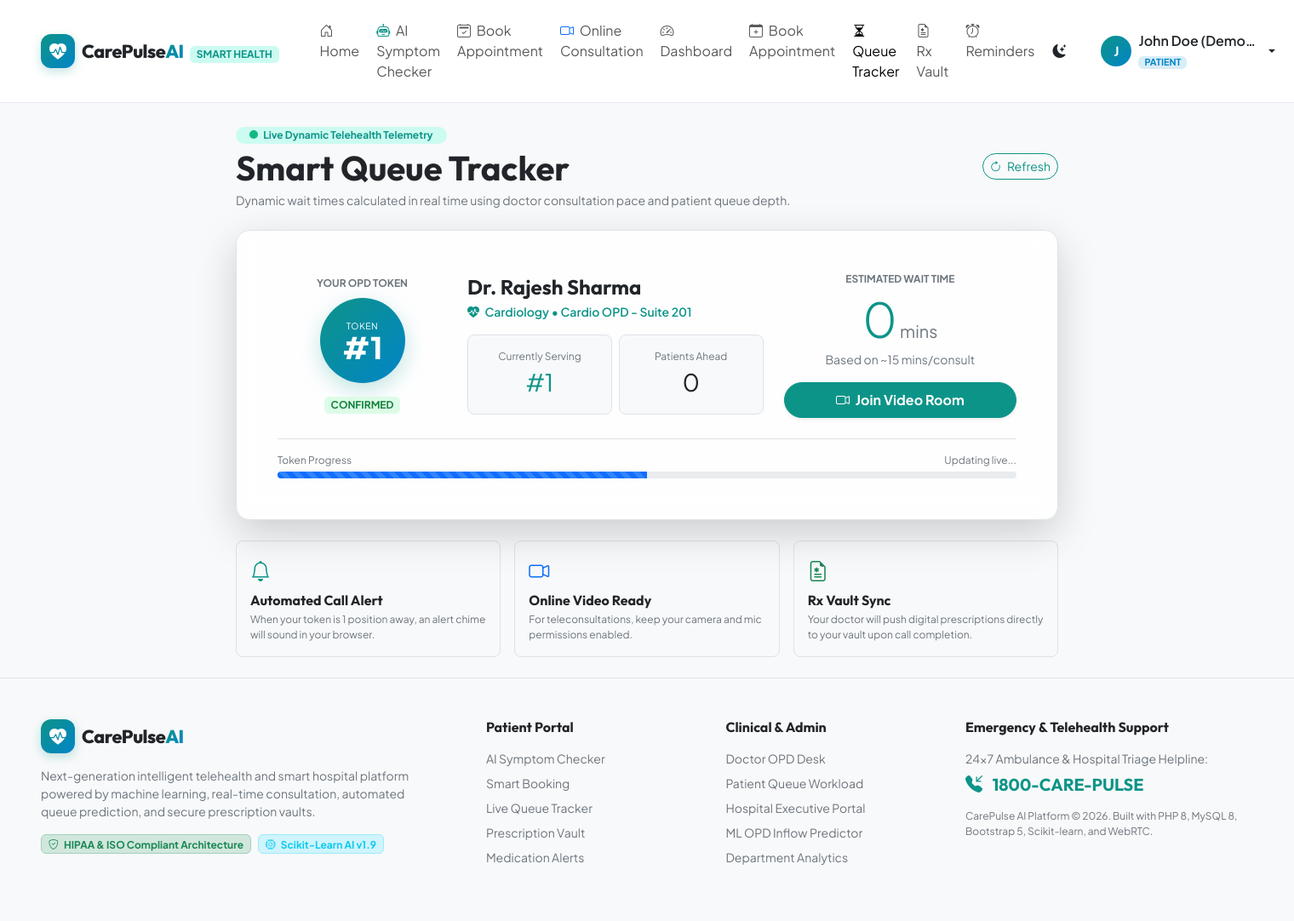
/patient/queue_tracker.php (signed in), run on the app's committed database.
### tables this page shows
CREATE TABLE `users` (
    `id` INT UNSIGNED AUTO_INCREMENT PRIMARY KEY,
    `name` VARCHAR(120) NOT NULL,
    `email` VARCHAR(150) NOT NULL UNIQUE,
    `password_hash` VARCHAR(255) NOT NULL,
    `role` ENUM('patient', 'doctor', 'admin') NOT NULL DEFAULT 'patient',
    `phone` VARCHAR(20) DEFAULT NULL,
    `gender` ENUM('male', 'female', 'other') DEFAULT 'other',
    `dob` DATE DEFAULT NULL,
    `blood_group` VARCHAR(5) DEFAULT NULL,
    `otp_code` VARCHAR(10) DEFAULT NULL,
    `otp_expiry` DATETIME DEFAULT NULL,
    `is_verified` TINYINT(1) NOT NULL DEFAULT 0,
    `status` ENUM('active', 'inactive', 'suspended') NOT NULL DEFAULT 'active',
    `avatar` VARCHAR(255) DEFAULT 'default-avatar.png',
    `created_at` TIMESTAMP DEFAULT CURRENT_TIMESTAMP,
    `updated_at` TIMESTAMP DEFAULT CURRENT_TIMESTAMP ON UPDATE CURRENT_TIMESTAMP,
    INDEX `idx_role` (`role`),
    INDEX `idx_status` (`status`)
);

CREATE TABLE `appointments` (
    `id` INT UNSIGNED AUTO_INCREMENT PRIMARY KEY,
    `appointment_number` VARCHAR(30) NOT NULL UNIQUE,
    `patient_id` INT UNSIGNED NOT NULL,
    `doctor_id` INT UNSIGNED NOT NULL,
    `department_id` INT UNSIGNED NOT NULL,
    `appointment_date` DATE NOT NULL,
    `appointment_time` TIME NOT NULL,
    `appointment_type` ENUM('hospital_visit', 'online_consultation') NOT NULL DEFAULT 'online_consultation',
    `queue_number` INT UNSIGNED NOT NULL DEFAULT 1,
    `status` ENUM('pending_payment', 'confirmed', 'in_consultation', 'completed', 'cancelled') NOT NULL DEFAULT 'pending_payment',
    `symptoms_summary` TEXT DEFAULT NULL,
    `meeting_room_id` VARCHAR(100) DEFAULT NULL,
    `estimated_wait_time` INT UNSIGNED DEFAULT 0,
    `created_at` TIMESTAMP DEFAULT CURRENT_TIMESTAMP,
    `updated_at` TIMESTAMP DEFAULT CURRENT_TIMESTAMP ON UPDATE CURRENT_TIMESTAMP,
    UNIQUE KEY `unique_doctor_slot` (`doctor_id`, `appointment_date`, `appointment_time`),
    FOREIGN KEY (`patient_id`) REFERENCES `users`(`id`) ON DELETE CASCADE,
    FOREIGN KEY (`doctor_id`) REFERENCES `doctor_profiles`(`id`) ON DELETE RESTRICT,
    FOREIGN KEY (`department_id`) REFERENCES `departments`(`id`) ON DELETE RESTRICT,
    INDEX `idx_date_doctor` (`appointment_date`, `doctor_id`),
    INDEX `idx_status` (`status`)
);

CREATE TABLE `departments` (
    `id` INT UNSIGNED AUTO_INCREMENT PRIMARY KEY,
    `name` VARCHAR(100) NOT NULL UNIQUE,
    `code` VARCHAR(20) NOT NULL UNIQUE,
    `icon` VARCHAR(50) DEFAULT 'bi-heart-pulse',
    `description` TEXT DEFAULT NULL,
    `status` ENUM('active', 'inactive') NOT NULL DEFAULT 'active',
    `created_at` TIMESTAMP DEFAULT CURRENT_TIMESTAMP
);

CREATE TABLE `doctor_profiles` (
    `id` INT UNSIGNED AUTO_INCREMENT PRIMARY KEY,
    `user_id` INT UNSIGNED NOT NULL UNIQUE,
    `department_id` INT UNSIGNED NOT NULL,
    `specialization` VARCHAR(150) NOT NULL,
    `experience_years` INT UNSIGNED NOT NULL DEFAULT 1,
    `qualification` VARCHAR(200) NOT NULL DEFAULT 'MBBS, MD',
    `consultation_fee` DECIMAL(10,2) NOT NULL DEFAULT 500.00,
    `room_number` VARCHAR(30) DEFAULT 'Room 101',
    `avg_consult_time_mins` INT UNSIGNED NOT NULL DEFAULT 15,
    `rating` DECIMAL(3,2) NOT NULL DEFAULT 4.80,
    `available_days` VARCHAR(100) DEFAULT 'Mon,Tue,Wed,Thu,Fri,Sat',
    `slot_start_time` TIME NOT NULL DEFAULT '09:00:00',
    `slot_end_time` TIME NOT NULL DEFAULT '17:00:00',
    `slot_duration_mins` INT NOT NULL DEFAULT 20,
    `is_available_online` TINYINT(1) NOT NULL DEFAULT 1,
    `bio` TEXT DEFAULT NULL,
    `created_at` TIMESTAMP DEFAULT CURRENT_TIMESTAMP,
    `updated_at` TIMESTAMP DEFAULT CURRENT_TIMESTAMP ON UPDATE CURRENT_TIMESTAMP,
    FOREIGN KEY (`user_id`) REFERENCES `users`(`id`) ON DELETE CASCADE,
    FOREIGN KEY (`department_id`) REFERENCES `departments`(`id`) ON DELETE RESTRICT
);

### patient/queue_tracker.php (the view, shortened to what the rows shown need)
<?php
require_once __DIR__ . '/../includes/config.php';
require_once __DIR__ . '/../includes/db.php';
require_once __DIR__ . '/../includes/auth.php';
require_once __DIR__ . '/../includes/queue_service.php';
$patientId = Auth::currentUserId();
$appointmentId = (int)($_GET['appointment_id'] ?? 0);
if ($appointmentId <= 0) {
    $activeApt = Database::fetchOne("
        SELECT id FROM appointments
        WHERE patient_id = ? AND appointment_date >= CURDATE() AND status NOT IN ('cancelled', 'completed', 'pending_payment')
        ORDER BY appointment_date ASC, appointment_time ASC LIMIT 1
    ", [$patientId]);
    if ($activeApt) {
        $appointmentId = (int)$activeApt['id'];
    }
}
$appointment = null;
$queueInfo = null;
if ($appointmentId > 0) {
    $appointment = Database::fetchOne("
        SELECT a.*, d.room_number, d.avg_consult_time_mins,
               u.name as doctor_name, u.avatar as doctor_avatar, dep.name as department_name, dep.icon as department_icon
        FROM appointments a
        JOIN doctor_profiles d ON a.doctor_id = d.id
        JOIN users u ON d.user_id = u.id
        JOIN departments dep ON a.department_id = dep.id
        WHERE a.id = ? AND a.patient_id = ?
    ", [$appointmentId, $patientId]);
    if ($appointment) {
        $queueInfo = QueueService::calculateEstimatedWaitTime($appointmentId);
    }
}
require_once __DIR__ . '/../includes/header.php';
?>
<div class="container py-4">
    <div class="row justify-content-center">
        <div class="col-lg-9">
            <div class="d-flex justify-content-between align-items-center mb-4">
                <div>
                    <h2 class="display-6 fw-bold mb-1">Smart Queue Tracker</h2>
                </div>
            </div>
            <?php if (!$appointment): ?>
                <div class="glass-card p-5 text-center">
                    <i class="bi bi-calendar-x text-muted display-4 d-block mb-3"></i>
                    <h4 class="fw-bold">No Active Queue Session Found</h4>
                    <p class="text-secondary small mb-4">You do not have a confirmed appointment in the hospital queue today.</p>
                    <a href="<?= base_url('patient/book_appointment.php') ?>" class="btn btn-teal text-white rounded-pill px-4 py-2 fw-semibold">
                        <i class="bi bi-calendar-plus me-1"></i> Book an Appointment
                    </a>
                </div>
            <?php else: ?>
                <div class="glass-card p-4 p-md-5 mb-4 border border-teal shadow-lg">
                    <div class="row align-items-center g-4 text-center text-md-start">
                        <div class="col-md-3 text-center border-end-md">
                            <span class="text-secondary fs-xs fw-bold text-uppercase d-block mb-2">Your OPD Token</span>
                            <div class="queue-token-circle mx-auto" style="width: 100px; height: 100px;">
                                <span class="token-lbl">TOKEN</span>
                                <span class="token-num" style="font-size: 2.2rem;">#<?= $appointment['queue_number'] ?></span>
                            </div>
                            <span class="badge badge-<?= e($appointment['status']) ?> mt-3 text-uppercase">
                                <?= e(str_replace('_', ' ', $appointment['status'])) ?>
                            </span>
                        </div>
                        <div class="col-md-5">
                            <h4 class="fw-bold mb-1 text-body" id="docNameDisplay"><?= e($appointment['doctor_name']) ?></h4>
                            <p class="text-teal small fw-semibold mb-3">
                                <i class="bi <?= e($appointment['department_icon']) ?> me-1"></i> <?= e($appointment['department_name']) ?> &bull; <?= e($appointment['room_number']) ?>
                            </p>
                            <div class="row g-2">
                                <div class="col-6">
                                    <div class="p-3 rounded-3 bg-body-tertiary border text-center">
                                        <span class="fs-xs text-secondary d-block">Currently Serving</span>
                                        <span class="fs-3 fw-extrabold text-teal" id="liveServingToken">#<?= $queueInfo['current_serving_token'] ?></span>
                                    </div>
                                </div>
                                <div class="col-6">
                                    <div class="p-3 rounded-3 bg-body-tertiary border text-center">
                                        <span class="fs-xs text-secondary d-block">Patients Ahead</span>
                                        <span class="fs-3 fw-extrabold text-body" id="livePatientsAhead"><?= $queueInfo['patients_ahead'] ?></span>
                                    </div>
                                </div>
                            </div>
                        </div>
                        <div class="col-md-4 text-center border-start-md">
                            <span class="text-secondary fs-xs fw-bold text-uppercase d-block mb-1">Estimated Wait Time</span>
                            <div class="display-4 fw-extrabold text-teal mb-1" id="liveWaitTimeDisplay">
                                <?= $queueInfo['estimated_wait_minutes'] ?><span class="fs-5 fw-normal text-secondary"> mins</span>
                            </div>
                            <small class="text-secondary d-block mb-3" id="livePaceNote">Based on ~<?= $appointment['avg_consult_time_mins'] ?> mins/consult</small>
                            <?php if ($appointment['appointment_type'] === 'online_consultation'): ?>
                                <a href="<?= base_url('patient/video_consultation.php?room=' . urlencode($appointment['meeting_room_id'])) ?>" class="btn btn-teal text-white w-100 rounded-pill py-2 fw-bold shadow-sm" id="videoRoomBtn">
                                    <i class="bi bi-camera-video me-1"></i> Join Video Room
                                </a>
                            <?php else: ?>
                                <div class="p-2 rounded-2 bg-body-secondary text-secondary fs-xs text-center">
                                    <i class="bi bi-geo-alt-fill text-teal"></i> Please wait near <?= e($appointment['room_number']) ?>
                                </div>
                            <?php endif; ?>
                        </div>
                    </div>
                    <div class="mt-4 pt-3 border-top">
                        <div class="d-flex justify-content-between text-secondary fs-xs mb-1">
                            <span>Token Progress</span>
                            <span id="queueProgressText">Updating live...</span>
                        </div>
                        <div class="progress" style="height: 8px;">
                            <div class="progress-bar progress-bar-striped progress-bar-animated bg-teal" id="queueProgressBar" style="width: 50%;"></div>
                        </div>
                    </div>
                </div>
                <div class="row g-3">
                    <div class="col-md-4">
                        <div class="p-3 rounded-3 bg-body-tertiary border h-100">
                            <i class="bi bi-bell text-teal fs-4"></i>
                            <h6 class="fw-bold mt-2 mb-1">Automated Call Alert</h6>
                            <p class="text-secondary fs-xs mb-0">When your token is 1 position away, an alert chime will sound in your browser.</p>
                        </div>
                    </div>
                    <div class="col-md-4">
                        <div class="p-3 rounded-3 bg-body-tertiary border h-100">
                            <i class="bi bi-camera-video text-primary fs-4"></i>
                            <h6 class="fw-bold mt-2 mb-1">Online Video Ready</h6>
                            <p class="text-secondary fs-xs mb-0">For teleconsultations, keep your camera and mic permissions enabled.</p>
                        </div>
                    </div>
                    <div class="col-md-4">
                        <div class="p-3 rounded-3 bg-body-tertiary border h-100">
                            <i class="bi bi-file-earmark-medical text-success fs-4"></i>
                            <h6 class="fw-bold mt-2 mb-1">Rx Vault Sync</h6>
                            <p class="text-secondary fs-xs mb-0">Your doctor will push digital prescriptions directly to your vault upon call completion.</p>
                        </div>
                    </div>
                </div>
            <?php endif; ?>
        </div>
    </div>
</div>
<?php require_once __DIR__ . '/../includes/footer.php'; ?>

### includes/header.php (shortened to what the rows shown need)
<?php
require_once __DIR__ . '/config.php';
require_once __DIR__ . '/db.php';
require_once __DIR__ . '/auth.php';
require_once __DIR__ . '/security.php';
$currentUser = Auth::currentUser();
$userRole = Auth::currentUserRole();
?>
<!DOCTYPE html>
<html lang="en" data-bs-theme="light">
<head>
    <link href="https://cdn.jsdelivr.net/npm/bootstrap@5.3.3/dist/css/bootstrap.min.css" rel="stylesheet">
    <link rel="stylesheet" href="https://cdn.jsdelivr.net/npm/bootstrap-icons@1.11.3/font/bootstrap-icons.min.css">
    <link rel="stylesheet" href="<?= base_url('assets/css/main.css') ?>">
</head>
<body class="bg-body-tertiary">
<nav class="navbar navbar-expand-lg navbar-glass sticky-top py-3">
    <div class="container-fluid px-lg-5">
        <div class="collapse navbar-collapse" id="navbarMain">
            <div class="d-flex align-items-center gap-3">
                <?php if ($currentUser): ?>
                    <div class="dropdown">
                        <button class="btn user-profile-btn dropdown-toggle d-flex align-items-center gap-2 border-0" type="button" data-bs-toggle="dropdown">
                            <div class="user-avatar-badge">
                                <?= strtoupper(substr($currentUser['name'], 0, 1)) ?>
                            </div>
                            <div class="text-start d-none d-sm-block">
                                <span class="d-block fw-semibold text-truncate" style="max-width: 140px;"><?= e($currentUser['name']) ?></span>
                                <span class="badge role-badge role-<?= e($userRole) ?> text-uppercase"><?= e($userRole) ?></span>
                            </div>
                        </button>
                    </div>
                <?php endif; ?>
            </div>
        </div>
    </div>
</nav>

### data on the page
users: name "J", name "John Doe (Demo…"
appointments: queue_number "1", status "CONFIRMED", users.name "Dr. Rajesh Sharma", department.name "Cardiology", doctor.room_number "Cardio OPD - Suite 201", doctor.avg_consult_time_mins "15"

### other printed values
$userRole "PATIENT"
$queueInfo['current_serving_token'] "1"
$queueInfo['patients_ahead'] "0"
$queueInfo['estimated_wait_minutes'] "0"
